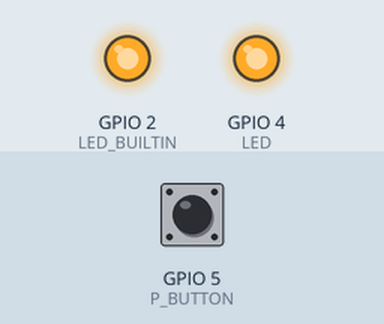
Simulated run of this sketch. Board: ESP8266 (NodeMCU). On the bench: output pins drawn as LEDs (lit = HIGH, except the on-board LED, lit = LOW). The test bench sets the inputs (shaded band); at power-on: GPIO 5 (P_BUTTON) LOW. WiFi joins after 1.5 s; servers stay silent unless stated; what the sketch prints to the serial monitor is not drawn.

Above: at 3.2 s.
3.3 s: GPIO 5 (P_BUTTON) pulled HIGH for 0.15 s
At 4.3 s:
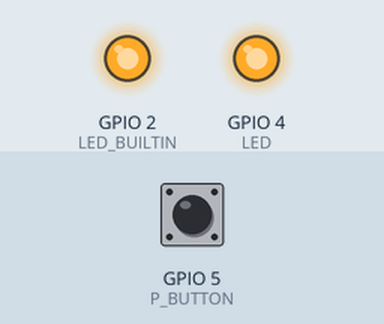
5.0 s: GPIO 5 (P_BUTTON) pulled HIGH for 1 s
At 6.4 s:
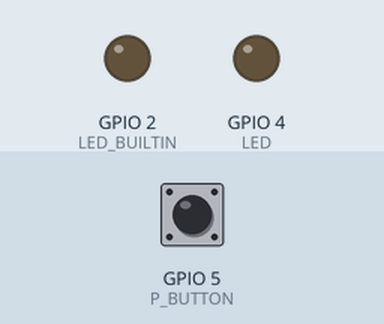
7.5 s: GPIO 5 (P_BUTTON) pulled HIGH for 0.15 s
At 8.6 s:
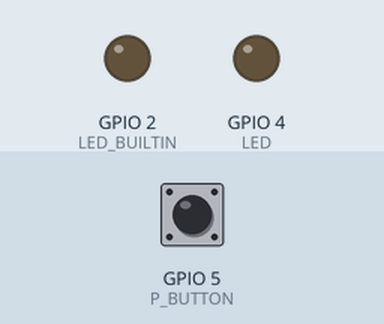
Timing chart, 0 to 10.5 s (numbered marks = the images above; inputs shaded):
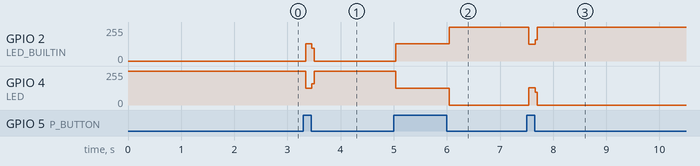

Measured:
- after the input at 3.3 s, GPIO 2 (LED_BUILTIN): 0/255 → 130/255 at once, → 0/255 0.12 s later; GPIO 4 (LED): 255/255 → 125/255 at once, → 255/255 0.12 s later
- after the input at 5.0 s, GPIO 2 (LED_BUILTIN): 0/255 → 130/255 at once, → 255/255 1.0 s later; GPIO 4 (LED): 255/255 → 125/255 at once, → 0/255 1.0 s later
- after the input at 7.5 s, GPIO 2 (LED_BUILTIN): 255/255 → 125/255 at once, → 255/255 0.12 s later; GPIO 4 (LED): 0/255 → 130/255 at once, → 0/255 0.12 s later

The sketch:

esp8266.ino
```cpp
#include <ESP8266WebServer.h>
#include <ESP8266WiFi.h>
#include <FS.h>
#include <LittleFS.h>
#include "secrets.h"

ESP8266WebServer server(80);

#define LED 4
#define P_BUTTON 5

void handleIndex() {
  if (!SPIFFS.begin()) {
    Serial.println("Error al montar el sistema de archivos");
    return;
  }

  File file = SPIFFS.open("/index.html", "r");
  if (!file) {
    Serial.println("Error al abrir el archivo");
    SPIFFS.end();
    return;
  }

  String fileText = "";

  while (file.available()) {
    fileText += file.readStringUntil('\n');
  }

  server.send(200, "text/html", fileText);
}

void handleToggleLed() {
  digitalWrite(LED_BUILTIN, !digitalRead(LED_BUILTIN));
  digitalWrite(LED, !digitalRead(LED));

  String response = "{\"state\":";

  if (digitalRead(LED_BUILTIN) == HIGH) response += "\"off\"";
  else response += "\"on\"";

  response += "}\n";

  server.send(200, "text/plain", response);
}

void setup(void) {
  Serial.begin(115200);
  pinMode(LED_BUILTIN, OUTPUT);
  pinMode(LED, OUTPUT);
  pinMode(P_BUTTON, INPUT);

  digitalWrite(LED, HIGH);

  Serial.print("Connecting");
  WiFi.begin(ssid, passPhrase);

  while (WiFi.status() != WL_CONNECTED) {
    delay(2000);
    Serial.print(".");
  }

  Serial.println("");
  Serial.println("CONNECTED");

  server.on("/", HTTP_GET, handleIndex);
  server.on("/", HTTP_POST, handleToggleLed);

  server.begin();
  Serial.print("Server IP: http://");
  Serial.print(WiFi.localIP());
  Serial.print("/\n");
}


void loop(void) {
  int p_button_state = digitalRead(P_BUTTON);

  if (p_button_state == HIGH) handleToggleLed();

  server.handleClient();
}
```

secrets.h
```cpp
#ifndef STASSID
#define STASSID "emma"
#define STAPSK "hola123!"
#endif

const char *ssid = STASSID;
const char *passPhrase = STAPSK;
```
